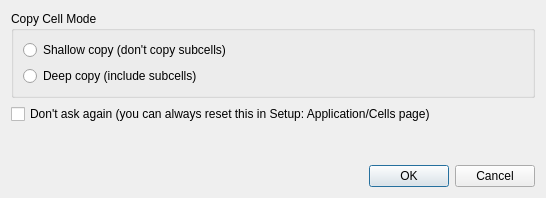
<?xml version="1.0" encoding="UTF-8"?>
<ui version="4.0">
 <class>CopyCellModeDialog</class>
 <widget class="QDialog" name="CopyCellModeDialog">
  <property name="geometry">
   <rect>
    <x>0</x>
    <y>0</y>
    <width>546</width>
    <height>198</height>
   </rect>
  </property>
  <property name="windowTitle">
   <string>Copy Cell Options</string>
  </property>
  <layout class="QVBoxLayout" name="verticalLayout">
   <item>
    <widget class="QGroupBox" name="groupBox">
     <property name="title">
      <string>Copy Cell Mode</string>
     </property>
     <layout class="QVBoxLayout">
      <property name="spacing">
       <number>6</number>
      </property>
      <property name="margin" stdset="0">
       <number>9</number>
      </property>
      <item>
       <widget class="QRadioButton" name="shallow_rb">
        <property name="text">
         <string>Shallow copy (don't copy subcells)</string>
        </property>
       </widget>
      </item>
      <item>
       <widget class="QRadioButton" name="deep_rb">
        <property name="text">
         <string>Deep copy (include subcells)</string>
        </property>
       </widget>
      </item>
     </layout>
    </widget>
   </item>
   <item>
    <widget class="QCheckBox" name="dont_ask_cbx">
     <property name="text">
      <string>Don't ask again (you can always reset this in Setup: Application/Cells page)</string>
     </property>
    </widget>
   </item>
   <item>
    <spacer>
     <property name="orientation">
      <enum>Qt::Vertical</enum>
     </property>
     <property name="sizeHint" stdset="0">
      <size>
       <width>382</width>
       <height>31</height>
      </size>
     </property>
    </spacer>
   </item>
   <item>
    <widget class="QDialogButtonBox" name="buttonBox">
     <property name="orientation">
      <enum>Qt::Horizontal</enum>
     </property>
     <property name="standardButtons">
      <set>QDialogButtonBox::Cancel|QDialogButtonBox::Ok</set>
     </property>
    </widget>
   </item>
  </layout>
 </widget>
 <tabstops>
  <tabstop>shallow_rb</tabstop>
  <tabstop>deep_rb</tabstop>
  <tabstop>buttonBox</tabstop>
 </tabstops>
 <resources/>
 <connections>
  <connection>
   <sender>buttonBox</sender>
   <signal>accepted()</signal>
   <receiver>CopyCellModeDialog</receiver>
   <slot>accept()</slot>
   <hints>
    <hint type="sourcelabel">
     <x>248</x>
     <y>254</y>
    </hint>
    <hint type="destinationlabel">
     <x>157</x>
     <y>274</y>
    </hint>
   </hints>
  </connection>
  <connection>
   <sender>buttonBox</sender>
   <signal>rejected()</signal>
   <receiver>CopyCellModeDialog</receiver>
   <slot>reject()</slot>
   <hints>
    <hint type="sourcelabel">
     <x>316</x>
     <y>260</y>
    </hint>
    <hint type="destinationlabel">
     <x>286</x>
     <y>274</y>
    </hint>
   </hints>
  </connection>
 </connections>
</ui>
